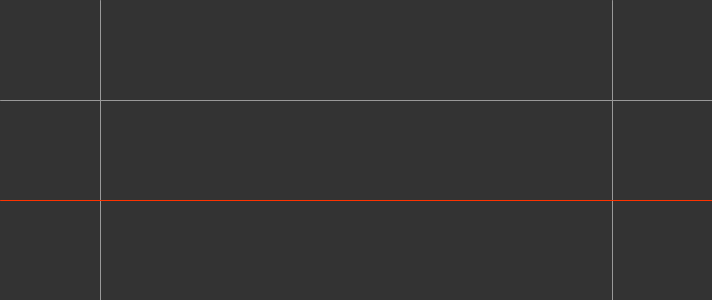
Frame 1 (no input)
Frame 60 (the mouse pressed at the canvas centre just before this capture): identical to frame 1, image omitted
Frame 120 (the mouse held since frame 60 and released just before this capture): identical to frame 1, image omitted

The Processing sketch that drew this single still picture (run headless with seeded random() and noise(); from frame 60 on, the mouse is pressed at the canvas centre):

// Processing sketch: build
// ── build.pde
int   myAudioRange = 256;

// ***************************************************************************************

int   stageMargin  = 100;
int   myStageW     = (myAudioRange*2) + (stageMargin * 2);
int   myStageH     = 300;
color clrBG        = #333333;

// ****************************************************************************************

void settings() {
	size(myStageW, myStageH);
}

void setup() {
	background(clrBG);
}

void draw() {
	background(clrBG);

	stroke(#999999); noFill();
	line(0, stageMargin, width, stageMargin);
	line(stageMargin, 0, stageMargin, height);
	line(width-stageMargin, 0, width-stageMargin, height);

	stroke(#FF3300); noFill();
	line(0, stageMargin+100, width, stageMargin+100);
}
